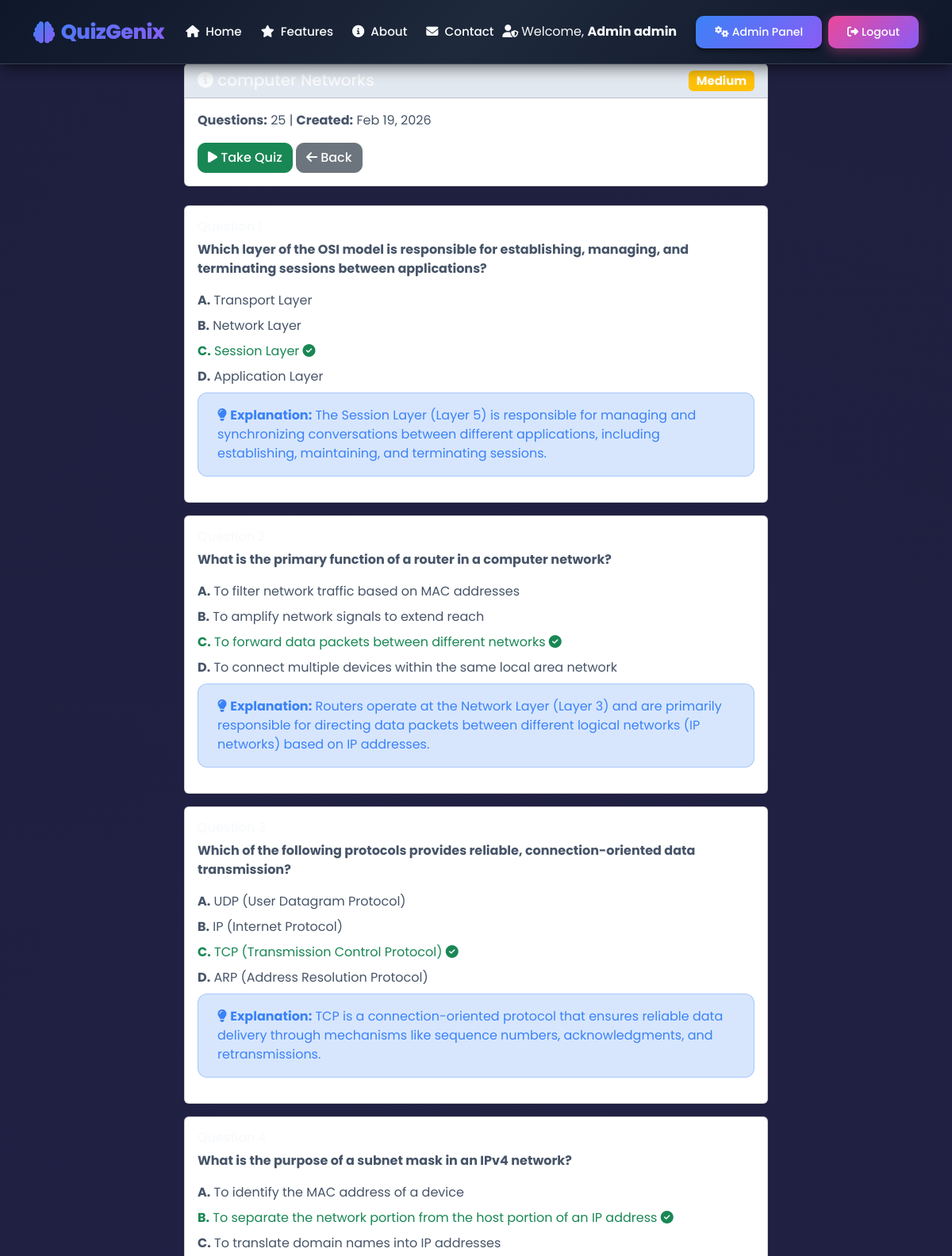
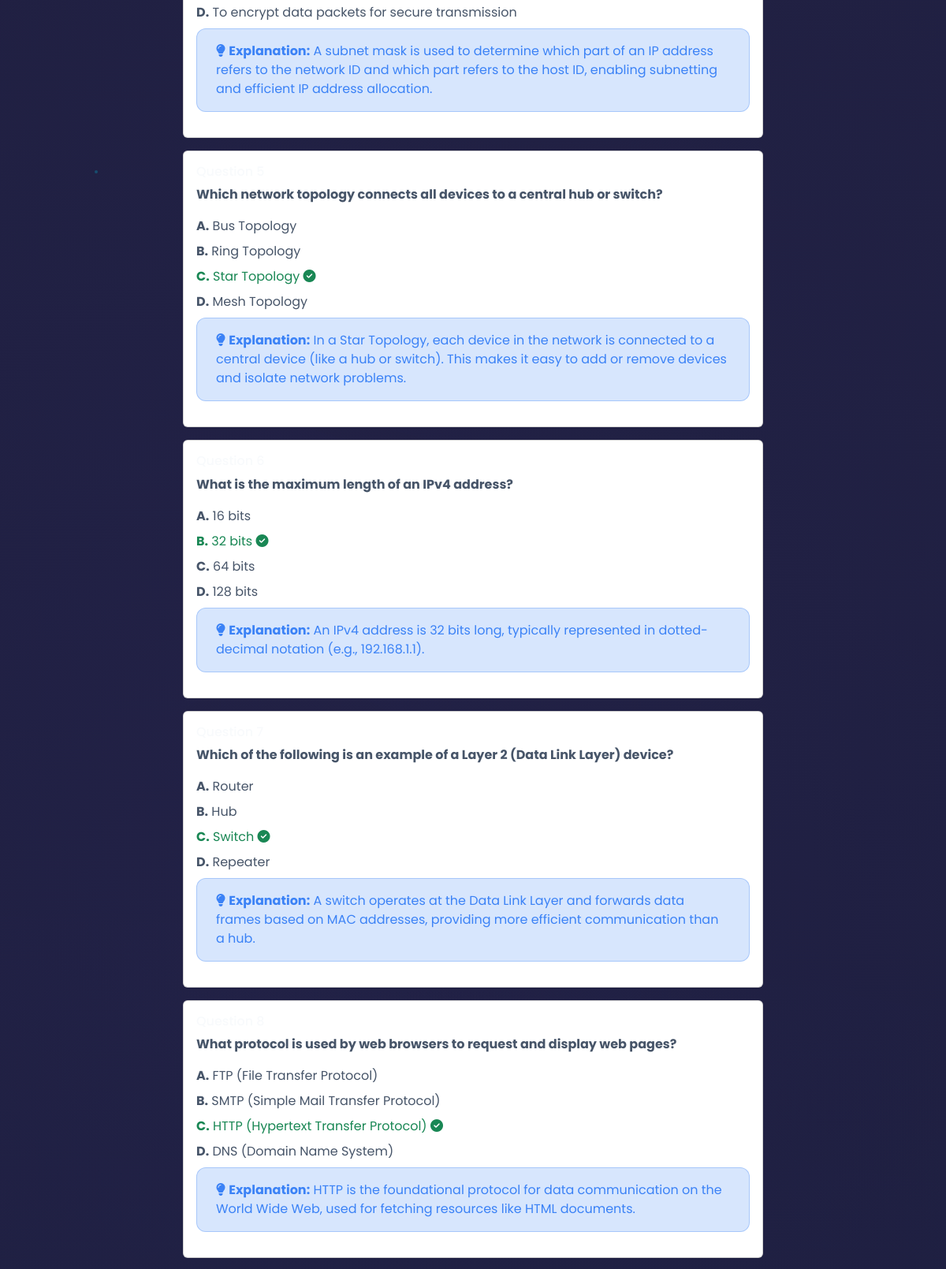
/quiz/9/detail/ (signed in, upper part), run on the app's committed database (2 pictures, top to bottom).
### quiz_project/quiz/models.py (models this page shows, shortened)
class Quiz(models.Model):
    DIFFICULTY_CHOICES = [
        ('Easy', 'Easy'),
        ('Medium', 'Medium'),
        ('Hard', 'Hard'),
    ]
    user = models.ForeignKey(User, on_delete=models.CASCADE, related_name='quizzes')
    pdf = models.ForeignKey(PDFDocument, on_delete=models.CASCADE, related_name='quizzes')
    subject = models.CharField(max_length=255)
    difficulty = models.CharField(max_length=20, choices=DIFFICULTY_CHOICES)
    number_of_questions = models.IntegerField()
    created_at = models.DateTimeField(auto_now_add=True)
    is_completed = models.BooleanField(default=False)
    class Meta:
        ordering = ['-created_at']

class Question(models.Model):
    quiz = models.ForeignKey(Quiz, on_delete=models.CASCADE, related_name='questions')
    question_text = models.TextField()
    option_a = models.CharField(max_length=500)
    option_b = models.CharField(max_length=500)
    option_c = models.CharField(max_length=500)
    option_d = models.CharField(max_length=500)
    correct_answer = models.CharField(max_length=1, choices=[
        ('A', 'A'),
        ('B', 'B'),
        ('C', 'C'),
        ('D', 'D'),
    ])
    explanation = models.TextField(blank=True, null=True)
    order = models.IntegerField(default=0)
    class Meta:
        ordering = ['order']

### quiz_project/quiz/views.py (the view)
# urls.py: path('quiz/<int:quiz_id>/detail/', views.quiz_detail, name='quiz_detail'),
@login_required
def quiz_detail(request, quiz_id):
    quiz = get_object_or_404(Quiz, id=quiz_id)
    questions = quiz.questions.all()
    if request.user.is_staff or request.user.is_superuser:
        answers = UserAnswer.objects.filter(quiz=quiz)
        result = Result.objects.filter(quiz=quiz)
    else:
        answers = UserAnswer.objects.filter(user=request.user, quiz=quiz)
        result = Result.objects.filter(user=request.user, quiz=quiz).first()
    context = {
        'quiz': quiz,
        'questions': questions,
        'answers': answers,
        'result': result,
    }
    return render(request, 'quiz/quiz_detail.html', context)

### quiz_project/templates/quiz/quiz_detail.html (shortened to what this page needs)
{% extends 'quiz/base.html' %}
{% block content %}
<div class="row">
    <div class="col-lg-8 mx-auto">
        <div class="card mb-4">
            <div class="card-header bg-primary text-white">
                <h5 class="mb-0">
                    <i class="fas fa-info-circle"></i> {{ quiz.subject }}
                    <span class="badge bg-{% if quiz.difficulty == 'Easy' %}success{% elif quiz.difficulty == 'Medium' %}warning{% else %}danger{% endif %} float-end">
                        {{ quiz.difficulty }}
                    </span>
                </h5>
            </div>
            <div class="card-body">
                <div class="mb-3">
                    <strong>Questions:</strong> {{ quiz.number_of_questions }} |
                    <strong>Created:</strong> {{ quiz.created_at|date:"M d, Y" }}
                </div>
                <a href="{% url 'take_quiz' quiz.id %}" class="btn btn-success">
                    <i class="fas fa-play"></i> Take Quiz
                </a>
                <a href="{% url 'dashboard' %}" class="btn btn-secondary">
                    <i class="fas fa-arrow-left"></i> Back
                </a>
            </div>
        </div>
        {% for question in questions %}
        <div class="card mb-3">
            <div class="card-body">
                <h6 class="text-primary">Question {{ forloop.counter }}</h6>
                <p class="fw-bold">{{ question.question_text }}</p>
                <div class="options">
                    <div class="option-item mb-2 {% if question.correct_answer == 'A' %}text-success{% endif %}">
                        <strong>A.</strong> {{ question.option_a }}
                    </div>
                    <div class="option-item mb-2 {% if question.correct_answer == 'B' %}text-success{% endif %}">
                        <strong>B.</strong> {{ question.option_b }}
                        {% if question.correct_answer == 'B' %}
                            <i class="fas fa-check-circle"></i>
                        {% endif %}
                    </div>
                    <div class="option-item mb-2 {% if question.correct_answer == 'C' %}text-success{% endif %}">
                        <strong>C.</strong> {{ question.option_c }}
                        {% if question.correct_answer == 'C' %}
                            <i class="fas fa-check-circle"></i>
                        {% endif %}
                    </div>
                    <div class="option-item mb-2 {% if question.correct_answer == 'D' %}text-success{% endif %}">
                        <strong>D.</strong> {{ question.option_d }}
                    </div>
                </div>
                {% if question.explanation %}
                <div class="alert alert-info mt-2">
                    <i class="fas fa-lightbulb"></i>
                    <strong>Explanation:</strong> {{ question.explanation }}
                </div>
                {% endif %}
            </div>
        </div>
        {% endfor %}
    </div>
</div>
{% endblock %}

### quiz_project/templates/quiz/base.html (shortened to what this page needs)
<!DOCTYPE html>
<html lang="en">
<head>
    <link href="https://cdn.jsdelivr.net/npm/bootstrap@5.3.0/dist/css/bootstrap.min.css" rel="stylesheet">
    <link rel="stylesheet" href="https://cdnjs.cloudflare.com/ajax/libs/font-awesome/6.4.0/css/all.min.css">
</head>
<body>
    <div class="bg-animation">
        <div class="particles">
            <div class="particle"></div>
        </div>
    </div>
    <nav class="quiz-navbar navbar navbar-expand-lg navbar-dark">
        <div class="container">
            <a class="navbar-brand" href="{% url 'landing' %}">
                <i class="fas fa-brain"></i>
                QuizGenix
            </a>
            <div class="collapse navbar-collapse" id="navbarNav">
                <ul class="navbar-nav mx-auto">
                    <li class="nav-item">
                        <a class="nav-link {% if request.resolver_match.url_name == 'landing' or request.resolver_match.url_name == 'home' %}active{% endif %}" href="{% url 'landing' %}">
                            <i class="fas fa-home me-1"></i> Home
                        </a>
                    </li>
                    <li class="nav-item">
                        <a class="nav-link" href="{% url 'landing' %}#features">
                            <i class="fas fa-star me-1"></i> Features
                        </a>
                    </li>
                    <li class="nav-item">
                        <a class="nav-link" href="{% url 'about' %}">
                            <i class="fas fa-info-circle me-1"></i> About
                        </a>
                    </li>
                    <li class="nav-item">
                        <a class="nav-link" href="{% url 'contact' %}">
                            <i class="fas fa-envelope me-1"></i> Contact
                        </a>
                    </li>
                </ul>
                {% if user.is_authenticated %}
                <div class="d-flex gap-2 align-items-center">
                    {% if user.is_staff %}
                    <span class="text-light me-3">
                        <i class="fas fa-user-shield me-1"></i>Welcome, <strong>Admin {{ user.username }}</strong>
                    </span>
                    <a href="{% url 'admin_dashboard' %}" class="btn btn-gradient">
                        <i class="fas fa-cogs me-1"></i>Admin Panel
                    </a>
                    <a href="{% url 'admin_logout' %}" class="btn btn-gradient btn-gradient-secondary">
                        <i class="fas fa-sign-out-alt me-1"></i>Logout
                    </a>
                    {% endif %}
                </div>
                {% endif %}
            </div>
        </div>
    </nav>
    <div class="main-content">
        <div class="container">
            {% block content %}{% endblock %}
        </div>
    </div>
</body>
</html>

### data on the page
Quiz: subject "computer Networks", difficulty "Medium", number_of_questions "25", created_at "Feb 19, 2026"
Question: question_text "Which layer of the OSI model is responsible for establishing, managing, and terminating sessions between applications?", option_a "Transport Layer", option_b "Network Layer", option_c "Session Layer", option_d "Application Layer", explanation "The Session Layer (Layer 5) is responsible for managing and synchronizing conversations between different applications, including establishing, maintaining, and terminating sessions."
Question: question_text "What is the primary function of a router in a computer network?", option_a "To filter network traffic based on MAC addresses", option_b "To amplify network signals to extend reach", option_c "To forward data packets between different networks", option_d "To connect multiple devices within the same local area network", explanation "Routers operate at the Network Layer (Layer 3) and are primarily responsible for directing data packets between different logical networks (IP networks) based on IP addresses."
Question: question_text "Which of the following protocols provides reliable, connection-oriented data transmission?", option_a "UDP (User Datagram Protocol)", option_b "IP (Internet Protocol)", option_c "TCP (Transmission Control Protocol)", option_d "ARP (Address Resolution Protocol)", explanation "TCP is a connection-oriented protocol that ensures reliable data delivery through mechanisms like sequence numbers, acknowledgments, and retransmissions."
Question: question_text "What is the purpose of a subnet mask in an IPv4 network?", option_a "To identify the MAC address of a device", option_b "To separate the network portion from the host portion of an IP address", option_c "To translate domain names into IP addresses", option_d "To encrypt data packets for secure transmission", explanation "A subnet mask is used to determine which part of an IP address refers to the network ID and which part refers to the host ID, enabling subnetting and efficient IP address allocation."
Question: question_text "Which network topology connects all devices to a central hub or switch?", option_a "Bus Topology", option_b "Ring Topology", option_c "Star Topology", option_d "Mesh Topology", explanation "In a Star Topology, each device in the network is connected to a central device (like a hub or switch). This makes it easy to add or remove devices and isolate network problems."
Question: question_text "What is the maximum length of an IPv4 address?", option_a "16 bits", option_b "32 bits", option_c "64 bits", option_d "128 bits", explanation "An IPv4 address is 32 bits long, typically represented in dotted-decimal notation (e.g., 192.168.1.1)."
Question: question_text "Which of the following is an example of a Layer 2 (Data Link Layer) device?", option_a "Router", option_b "Hub", option_c "Switch", option_d "Repeater", explanation "A switch operates at the Data Link Layer and forwards data frames based on MAC addresses, providing more efficient communication than a hub."
Question: question_text "What protocol is used by web browsers to request and display web pages?", option_a "FTP (File Transfer Protocol)", option_b "SMTP (Simple Mail Transfer Protocol)", option_c "HTTP (Hypertext Transfer Protocol)", option_d "DNS (Domain Name System)", explanation "HTTP is the foundational protocol for data communication on the World Wide Web, used for fetching resources like HTML documents."

### other printed values
{{ user.username }} "admin"
